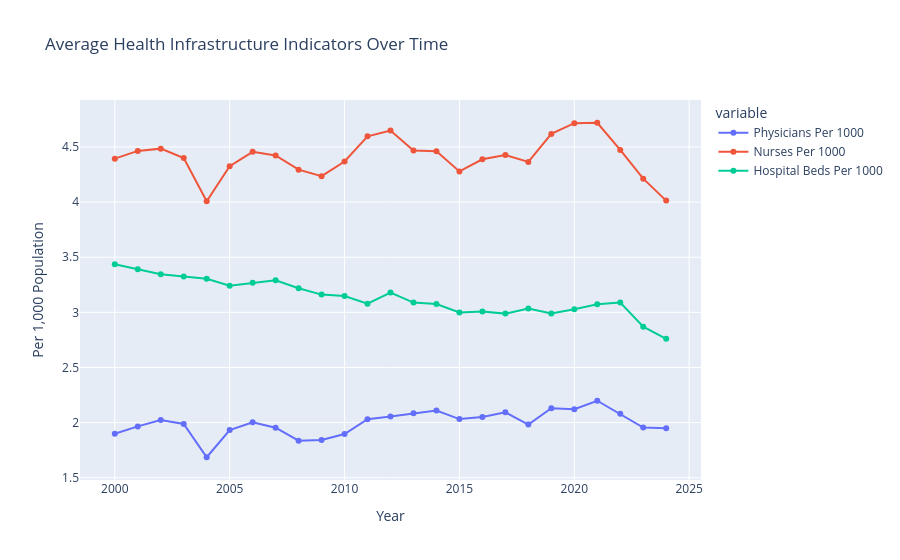

The cell this chart's notebook holds for it:
### Code cell
avg_infra = (
    merged_df.groupby("Year")[
        [
            "Physicians Per 1000",
            "Nurses Per 1000",
            "Hospital Beds Per 1000"
        ]
    ]
    .mean()
    .reset_index()
)

fig = px.line(
    avg_infra,
    x="Year",
    y=[
        "Physicians Per 1000",
        "Nurses Per 1000",
        "Hospital Beds Per 1000"
    ],
    markers=True,
    title="Average Health Infrastructure Indicators Over Time"
)

fig.update_layout(
    xaxis_title="Year",
    yaxis_title="Per 1,000 Population"
)

fig.show()

### Figure 1 — Plotly figure (JSON) as saved in the notebook; plotly's stock layout.template omitted (floating-point values rounded to 4 significant figures)
{"data": [{"hovertemplate": "variable=Physicians Per 1000<br>Year=%{x}<br>value=%{y}<extra></extra>", "legendgroup": "Physicians Per 1000", "line": {"color": "#636efa", "dash": "solid"}, "marker": {"symbol": "circle"}, "mode": "lines+markers", "name": "Physicians Per 1000", "orientation": "v", "showlegend": true, "type": "scatter", "x": [2000, 2001, 2002, 2003, 2004, 2005, 2006, 2007, 2008, 2009, 2010, 2011, 2012, 2013, 2014, 2015, 2016, 2017, 2018, 2019, 2020, 2021, 2022, 2023, 2024], "xaxis": "x", "y": [1.899, 1.966, 2.023, 1.988, 1.686, 1.932, 2.004, 1.954, 1.837, 1.843, 1.897, 2.031, 2.056, 2.084, 2.109, 2.032, 2.05, 2.093, 1.982, 2.13, 2.122, 2.198, 2.08, 1.955, 1.948], "yaxis": "y"}, {"hovertemplate": "variable=Nurses Per 1000<br>Year=%{x}<br>value=%{y}<extra></extra>", "legendgroup": "Nurses Per 1000", "line": {"color": "#EF553B", "dash": "solid"}, "marker": {"symbol": "circle"}, "mode": "lines+markers", "name": "Nurses Per 1000", "orientation": "v", "showlegend": true, "type": "scatter", "x": [2000, 2001, 2002, 2003, 2004, 2005, 2006, 2007, 2008, 2009, 2010, 2011, 2012, 2013, 2014, 2015, 2016, 2017, 2018, 2019, 2020, 2021, 2022, 2023, 2024], "xaxis": "x", "y": [4.394, 4.464, 4.485, 4.399, 4.007, 4.326, 4.456, 4.423, 4.294, 4.235, 4.368, 4.597, 4.649, 4.467, 4.46, 4.278, 4.388, 4.426, 4.364, 4.619, 4.716, 4.72, 4.473, 4.213, 4.014], "yaxis": "y"}, {"hovertemplate": "variable=Hospital Beds Per 1000<br>Year=%{x}<br>value=%{y}<extra></extra>", "legendgroup": "Hospital Beds Per 1000", "line": {"color": "#00cc96", "dash": "solid"}, "marker": {"symbol": "circle"}, "mode": "lines+markers", "name": "Hospital Beds Per 1000", "orientation": "v", "showlegend": true, "type": "scatter", "x": [2000, 2001, 2002, 2003, 2004, 2005, 2006, 2007, 2008, 2009, 2010, 2011, 2012, 2013, 2014, 2015, 2016, 2017, 2018, 2019, 2020, 2021, 2022, 2023, 2024], "xaxis": "x", "y": [3.437, 3.392, 3.346, 3.325, 3.304, 3.241, 3.269, 3.291, 3.219, 3.161, 3.149, 3.078, 3.179, 3.089, 3.075, 3.0, 3.008, 2.988, 3.036, 2.99, 3.028, 3.073, 3.09, 2.869, 2.76], "yaxis": "y"}], "layout": {"legend": {"title": {"text": "variable"}, "tracegroupgap": 0}, "title": {"text": "Average Health Infrastructure Indicators Over Time"}, "xaxis": {"anchor": "y", "domain": [0, 1], "title": {"text": "Year"}}, "yaxis": {"anchor": "x", "domain": [0, 1], "title": {"text": "Per 1,000 Population"}}}}
